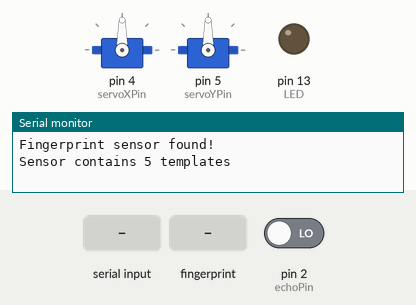
Bench run of a sketch on a simulated Arduino Mega 2560, built with avr-gcc and run on an emulated ATmega2560. Shown: 2 × servo, output pins drawn as LEDs (lit = HIGH), the last lines printed to the serial monitor. The inputs (shaded band) are chosen by the test bench; at power-on: pin 2 (echoPin) LOW. Pins used as bus, display or sensor lines are not drawn.

Above: at 2.2 s.
2.3 s: "1\n" received over Serial
At 6.0 s:
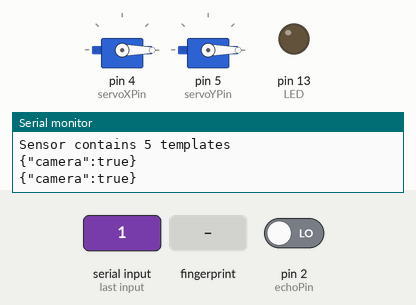
6.6 s: finger stored as number 1 placed on the sensor
9.0 s: "handshake\n" received over Serial
Timing chart, 0 to 12.0 s (numbered marks = the images above; inputs shaded):
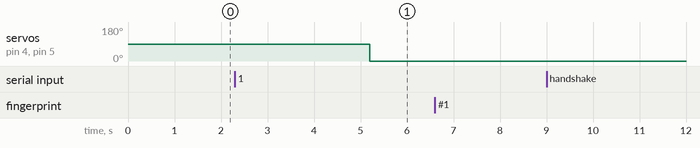

The sketch:

final_arduino_script.ino
```cpp
#include <Servo.h>
#include <Wire.h>
#include <ArduinoJson.h>
#include <Adafruit_Fingerprint.h>

Servo servoX;
Servo servoY;

const int servoXPin = 4; // Pin for servo X
const int servoYPin = 5; // Pin for servo Y
const int defaultPosX = 90;
const int defaultPosY = 90;
const int trigPin = 3;
const int echoPin = 2;

// Threshold distance in centimeters
const int thresholdDistance = 10;
const int LED = 13;

// Variables
bool camera_on = false;

// Define serial for fingerprint
#if (defined(__AVR__) || defined(ESP8266)) && !defined(__AVR_ATmega2560__)
SoftwareSerial mySerial(6, 7); // White wire to 6, green wire to 5
#else
#define mySerial Serial1
#endif
Adafruit_Fingerprint finger = Adafruit_Fingerprint(&mySerial);

// Timing variables for trigger ultrasonic
unsigned long previousMillis = 0;
const long interval = 1000; // Interval at which to trigger (milliseconds)

StaticJsonDocument<200> sendDoc, receiveDoc;

void setup() {
  Serial.begin(9600); // Initialize serial communication for debugging
  pinMode(LED, OUTPUT); // LED for testing
  //while (!Serial) continue;
  pinMode(trigPin, OUTPUT);
  pinMode(echoPin, INPUT);
  finger.begin(57600);
  delay(5);

  if (finger.verifyPassword()) {
    Serial.println("Fingerprint sensor found!");
  } else {
    Serial.println("Fingerprint sensor not found :(");
    while (1) { delay(1); }
  }

  servoX.attach(servoXPin);
  servoY.attach(servoYPin);
  servoX.write(defaultPosX);
  servoY.write(defaultPosY);

  finger.getTemplateCount();
  Serial.print("Sensor contains ");
  Serial.print(finger.templateCount);
  Serial.println(" templates");
}

void loop() {
  if(ultraSonic()){
    camera_on = true;
  }
  if (getFingerprintIDez() != -1){
    camera_on = false;
  }

  sendJSON(camera_on);

  if (Serial.available() > 0) {
    String input = Serial.readStringUntil('\n');
    if (input == "handshake") {
      Serial.println("ack");
    } else {
      StaticJsonDocument<200> doc;
      DeserializationError error = deserializeJson(doc, input);
      if (!error) {
        camera_on = doc["camera_on"];
        int servo_x = doc["servo_x"];
        int servo_y = doc["servo_y"];
        servoX.write(servo_x);
        servoY.write(servo_y);
        //Serial.println("Servos updated.");
      } else {
        //Serial.println("Failed to parse JSON.");
      }
    }
  }
}

float distance1;
long duration;
float ultraSoundRead() {
  digitalWrite(trigPin, LOW);
  delay(2);
  digitalWrite(trigPin, HIGH);
  delay(10);
  digitalWrite(trigPin, LOW);
  duration = pulseIn(echoPin, HIGH);
  distance1 = duration * 0.034 / 2;
  if (distance1 > 40) {
    return -1;
  }
  return distance1;
}

float normalizeUSRead() {
  int count1 = 0;
  float sum = 0.0;
  int timeDelay = 5;
  int normTime = 100;

  for (int i = 0; i < 200 / normTime; i++) {
    float currVal = ultraSoundRead();
    if (currVal != -1) {
      count1++;
      sum += currVal;
    }
    delay(timeDelay);
  }

  if (count1 < 2) {
    return -1.00;
  }
  return (float)sum / (float)(count1);
}

bool ultraSonic() {
  // Calculating distance in centimeters
  int distance = normalizeUSRead();

  //Serial.println(distance);

  // Check if distance is less than threshold
  if (distance < thresholdDistance && distance != -1) {
    return true; // Detects an object, cue to turn on camera stream
  } else {
    return false;
  }
}

// Returns -1 if failed, otherwise returns ID #
int getFingerprintIDez() {
  uint8_t p = finger.getImage();
  if (p != FINGERPRINT_OK) return -1;

  p = finger.image2Tz();
  if (p != FINGERPRINT_OK) return -1;

  p = finger.fingerFastSearch();
  if (p != FINGERPRINT_OK) return -1;

  // Found a match!
  return finger.fingerID;
}

void sendJSON(bool camera) {
  StaticJsonDocument<200> jsonDoc;
  jsonDoc["camera"] = camera;

  String jsonString;
  serializeJson(jsonDoc, jsonString);

  Serial.println(jsonString);
}
```

Measured:
- after the input at 2.3 s, servo on pin 4 (servoXPin), servo on pin 5 (servoYPin): 90° → 0° after 2.9 s
